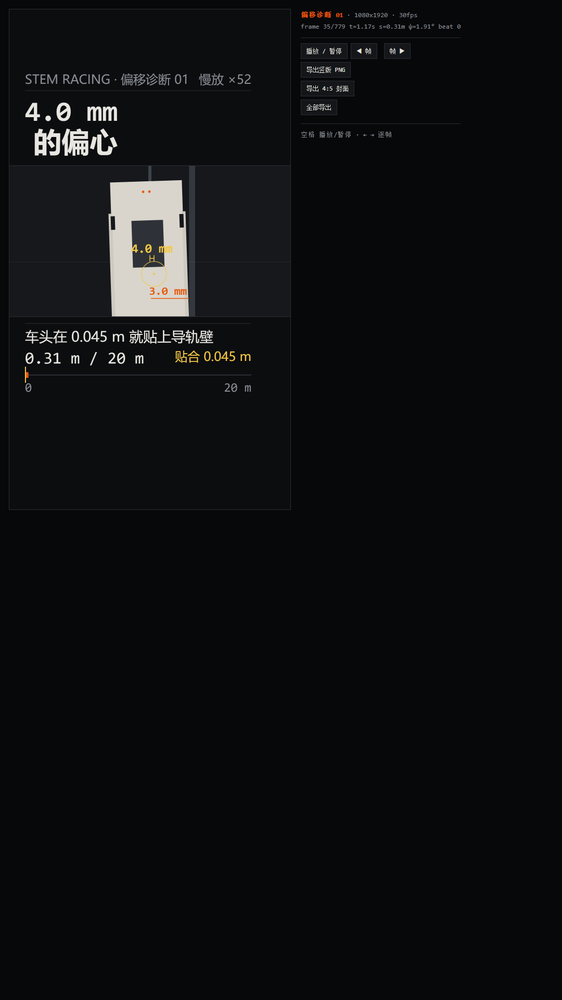
#> input picture projects/why-it-veer/qa/vertical.png, 562 x 1000 px, shrunk from 1080 x 1920 before the run
$ python qa.py ../qa/vertical.png
#> lines starting #> are read from the running program, lines starting #| are printed output that depends on the picture; after the words box and inside, x2 and y2 are one past the last pixel; in counts of white or black regions, pixels touching at a corner belong together
"""Deterministic frame inspection: no vision model, no eyeballing.

Prints (a) an ASCII density map so composition can be judged in text, and
(b) exact ink bounding boxes, per band and overall.

    python src/qa.py <png...> [--cols 56] [--bands 240:1480:live]
                     [--alpha] [--json out.json]
"""
from __future__ import annotations

import argparse
import json
import sys

import numpy as np
from PIL import Image

RAMP = " .:-=+*#%@"


def load(path, use_alpha):
    """Returns (rgba, display_map, ink 0..1).

    Composite plates are contrast-stretched between their 3rd and 99.5th
    luminance percentile. Thresholding absolute luminance instead counted the
    dark track floor as ink and reported 70-99% coverage on frames that were
    mostly background, which made the map useless for judging composition.
    """
#> called with path = '../qa/vertical.png', use_alpha = False
    im = Image.open(path)
#> im is the input picture: PIL image 562x1000 RGB; mean R, G, B 14, 14.9, 16.7
    a = np.asarray(im.convert("RGBA")).astype(np.float32) / 255.0
    rgb = a[..., :3]
    lum = 0.2126 * rgb[..., 0] + 0.7152 * rgb[..., 1] + 0.0722 * rgb[..., 2]
    if use_alpha:
        return a, np.maximum(lum, a[..., 3]), a[..., 3]
    lo, hi = np.percentile(lum, [3.0, 99.5])
#> lo = 0.0311; hi = 0.836
    hi = max(hi, lo + 1e-4)
    stretch = np.clip((lum - lo) / (hi - lo), 0.0, 1.0)
    return a, stretch, stretch


def bbox(mask):
    ys, xs = np.nonzero(mask)
    if len(xs) == 0:
        return None
    return (int(xs.min()), int(ys.min()), int(xs.max()), int(ys.max()))


def ascii_map(disp, cols):
    h, w = disp.shape
    rows = max(1, int(round(cols * h / w * 0.5)))
    ys = np.linspace(0, h, rows + 1).astype(int)
    xs = np.linspace(0, w, cols + 1).astype(int)
    out = []
    for r in range(rows):
        line = []
        for c in range(cols):
            blk = disp[ys[r]:ys[r + 1], xs[c]:xs[c + 1]]
            v = float(blk.max()) if blk.size else 0.0
            line.append(RAMP[min(len(RAMP) - 1, int(v * (len(RAMP) - 1) + 0.5))])
        out.append("".join(line))
    return out


def main():
    ap = argparse.ArgumentParser()
    ap.add_argument("files", nargs="+")
    ap.add_argument("--cols", type=int, default=56)
    ap.add_argument("--bands", nargs="*", default=[])
    ap.add_argument("--alpha", action="store_true")
    ap.add_argument("--thr", type=float, default=0.15)
    ap.add_argument("--json")
    a = ap.parse_args()

    report = {}
    for path in a.files:
        arr, disp, ink = load(path, a.alpha)
        h, w = ink.shape
#> h = 1000; w = 562
        mask = ink > a.thr
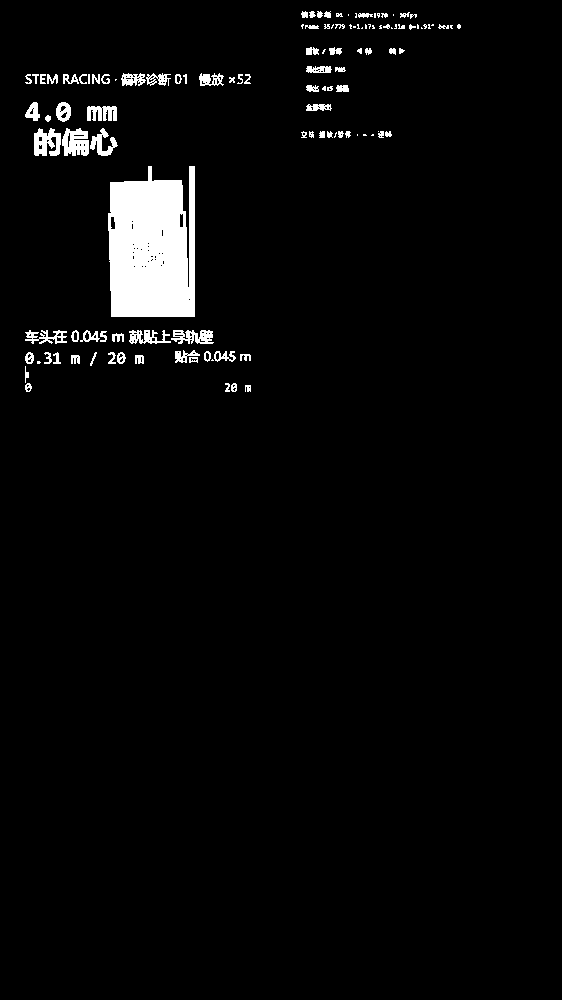
#> mask: shape (1000, 562) bool; 3.3% white; 120 white regions (34 under 20 px), largest, box (x1, y1, x2, y2) and area: (108, 166, 195, 317) 11319, (62, 128, 89, 156) 571, (34, 128, 61, 156) 532
        bb = bbox(mask)
#> in bbox, `ys, xs = np.nonzero(mask)`: ys = 18797 values from 11 to 391; xs = 18797 values, max 460 at index 437, min 25 at index 1385, mean 156.9
#> bb = (25, 11, 460, 391)
        print("=" * (a.cols + 12))
        print(path)
        print("  {}x{}  alpha={}  ink_px={}  coverage={:.2f}%".format(
            w, h, a.alpha, int(mask.sum()), mask.mean() * 100))
#|   562x1000  alpha=False  ink_px=18797  coverage=3.34%
        print("  ink_bbox={}  peak={:.3f}".format(bb, float(disp.max())))
#|   ink_bbox=(25, 11, 460, 391)  peak=1.000

        info = {"w": w, "h": h, "ink_px": int(mask.sum()), "bbox": bb, "bands": {}}
        for spec in a.bands:
            y0, y1, label = spec.split(":")
            y0, y1 = int(y0), int(y1)
            sub = mask[y0:y1]
            sb = bbox(sub)
            if sb is None:
                print("  band {:<8} y[{},{})  EMPTY".format(label, y0, y1))
                info["bands"][label] = None
            else:
                x0, sy0, x1, sy1 = sb
                print("  band {:<8} y[{},{})  x[{},{}] y[{},{}] fill={:.1f}%".format(
                    label, y0, y1, x0, x1, y0 + sy0, y0 + sy1, sub.mean() * 100))
                info["bands"][label] = [x0, y0 + sy0, x1, y0 + sy1]
#> after the loop, info = 5 items

        for line in ascii_map(disp, a.cols):
#> in ascii_map, `h, w = disp.shape`: h = 1000; w = 562
#> in ascii_map, `rows = max(1, int(round(cols * h / w * 0.5)))`: rows = 50
            print("  " + line)
#> this loop made 50 passes
        report[path] = info

    if a.json:
        with open(a.json, "w", encoding="utf-8") as f:
            json.dump(report, f, indent=1)
        print("-> " + a.json)
    return 0


if __name__ == "__main__":
    sys.exit(main())
#> (the program exits here)
